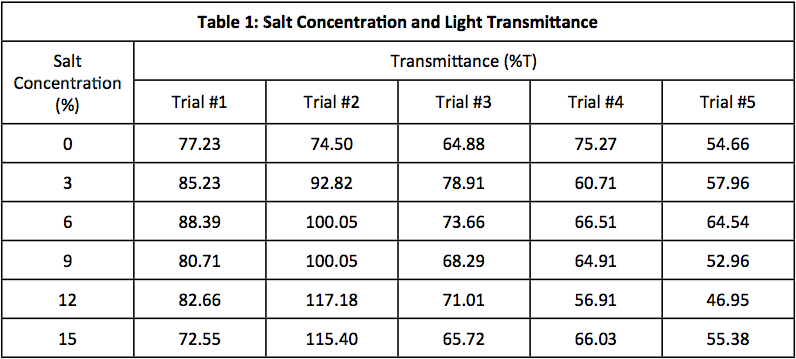
#> input picture AI/OpenCV/data-table-example1.png, 796 x 359 px
$ jupyter execute --allow-errors 3_OpenCV_Extract_Information_From_Table_Images.ipynb   (shell and % lines are left out)
#> lines starting #> are read from the running program, lines starting #| are printed output that depends on the picture; after the words box and inside, x2 and y2 are one past the last pixel; in counts of white or black regions, pixels touching at a corner belong together
# **Extract Information from Table Images**

The purpose of this article is to extract information from a tabular image and store them directly as excel files. There are three steps to do this:

> * Detecting the cells in the image
> * Retrieving cells position
> * Text extraction and placing in the cells

## **Data loading**

Before we get into the implementation we will choose the image from which we need to extract the images. Let us choose a simple table with a few columns. The image I have selected is shown below.

This table contains information about salt concentration in some experiments and their results are noted. You can download this by clicking on the [link](https://mrkremerscience.com/2013/08/28/making-scientific-data-tables/).

Now, we will import the required libraries and load the dataset

[cell 1]

import IPython
IPython.Application.instance().kernel.do_shutdown(True)

[cell 2]
import cv2
import numpy as np
import pandas as pd
import matplotlib.pyplot as plt

[cell 3]
# !wget https://mrkremerscience.files.wordpress.com/2013/08/data-table-example1.png

[cell 4]
sample=r'data-table-example1.png'
read_image= cv2.imread(sample,0)
#> read_image: shape (359, 796); min 0, max 255, mean 231.8

After importing the data and loading it, we will now start with the first step.

## **Detecting the cells**

For the purpose of converting an image to excel we need to first detect the cells that are the horizontal and vertical lines that form the cells. To do this, we need to first convert the image to binary and turn them into grayscale with OpenCV.

[cell 5]
convert_bin,grey_scale = cv2.threshold(read_image,128,255,cv2.THRESH_BINARY | cv2.THRESH_OTSU)
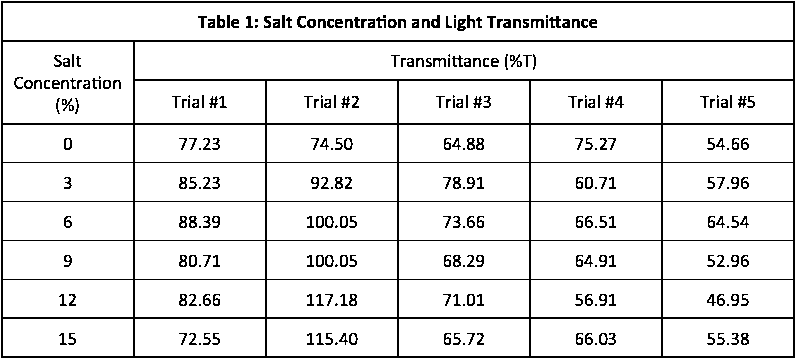
#> grey_scale: shape (359, 796); 90.4% white; black in thin lines or dots
#> convert_bin = 147
grey_scale = 255-grey_scale
#> grey_scale: shape (359, 796); 9.6% white in thin lines or dots
#> (the rest of this cell did not finish here and is left out)

Here, we have converted the image into a binary format. Now let us define two kernels to extract the horizontal and vertical lines from these cells.

For the horizontal lines, we will do the following. We will first get the entire image dimensions and then using the OpenCV structural element function we will get the horizontal lines.

[cell 6]
length = np.array(read_image).shape[1]//100
#> length = 7
horizontal_kernel = cv2.getStructuringElement(cv2.MORPH_RECT, (length, 1))

Now, using the erode and dilate function we will apply it to our image and detect and extract the horizontal lines.

[cell 7]
horizontal_detect = cv2.erode(grey_scale, horizontal_kernel, iterations=3)
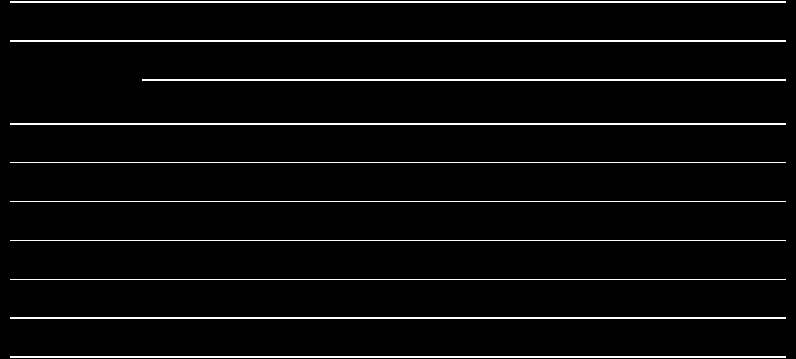
#> horizontal_detect: shape (359, 796); 4.3% white in thin lines or dots
hor_line = cv2.dilate(horizontal_detect, horizontal_kernel, iterations=3)
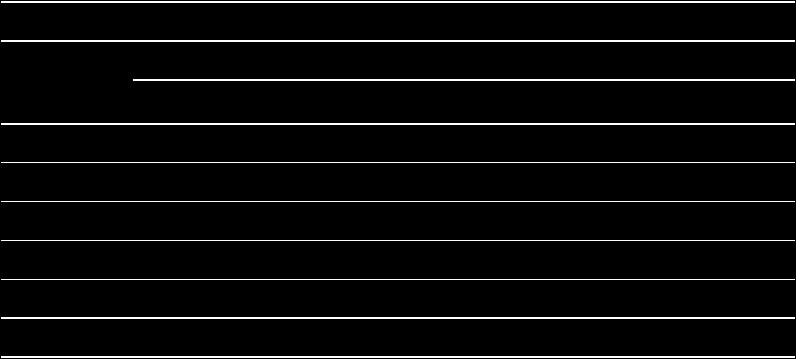
#> hor_line: shape (359, 796); 4.4% white in thin lines or dots
#> (the rest of this cell did not finish here and is left out)

In the same way, we will repeat these steps to detect the vertical lines by building another kernel.

[cell 8]
vertical_kernel = cv2.getStructuringElement(cv2.MORPH_RECT, (1, length))
#> vertical_kernel = [1, 1, 1, 1, 1, 1, 1]
vertical_detect = cv2.erode(grey_scale, vertical_kernel, iterations=3)
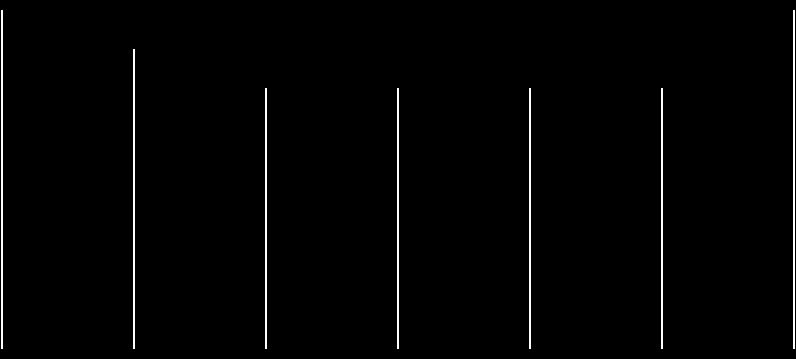
#> vertical_detect: shape (359, 796); 1.4% white in thin lines or dots
ver_lines = cv2.dilate(vertical_detect, vertical_kernel, iterations=3)
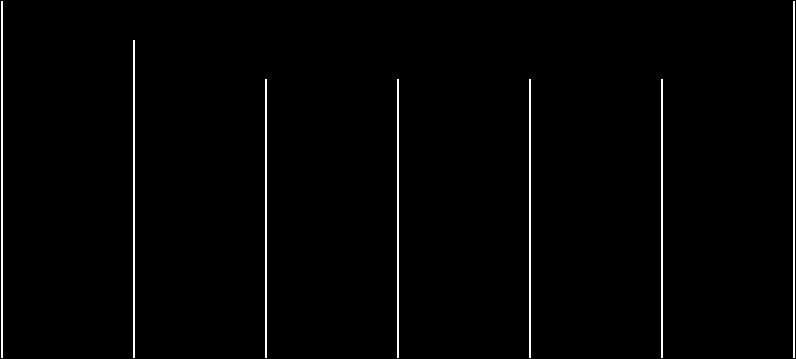
#> ver_lines: shape (359, 796); 1.5% white in thin lines or dots
#> (the rest of this cell did not finish here and is left out)

Once we have these ready, all we need to do is combine them and make them into a grid-like structure and get a clear tabular representation without the content inside. To do this, we will first combine the vertical and horizontal lines and create a final rectangular kernel. Then we will convert the image back from greyscale to white.

[cell 9]
final = cv2.getStructuringElement(cv2.MORPH_RECT, (2, 2))
combine = cv2.addWeighted(ver_lines, 0.5, hor_line, 0.5, 0.0)
combine = cv2.erode(~combine, final, iterations=2)
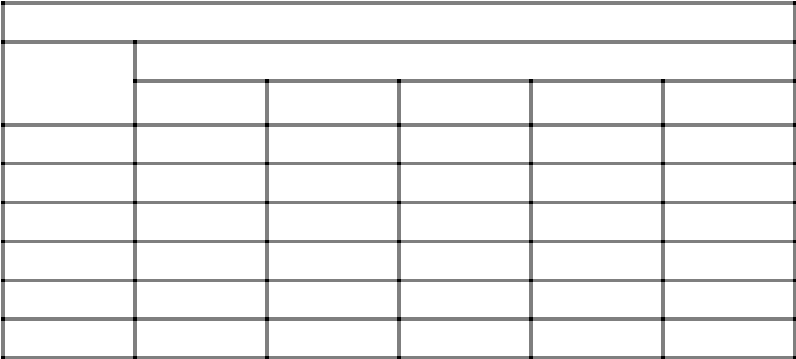
#> combine: shape (359, 796); min 0, max 255, mean 239.1
thresh, combine = cv2.threshold(combine,128,255, cv2.THRESH_BINARY | cv2.THRESH_OTSU)
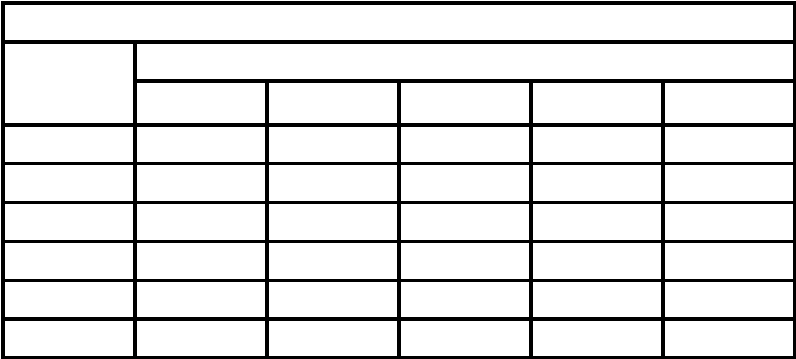
#> combine: shape (359, 796); 87.8% white; 1 black region
#> thresh = 127
convert_xor = cv2.bitwise_xor(read_image,combine)
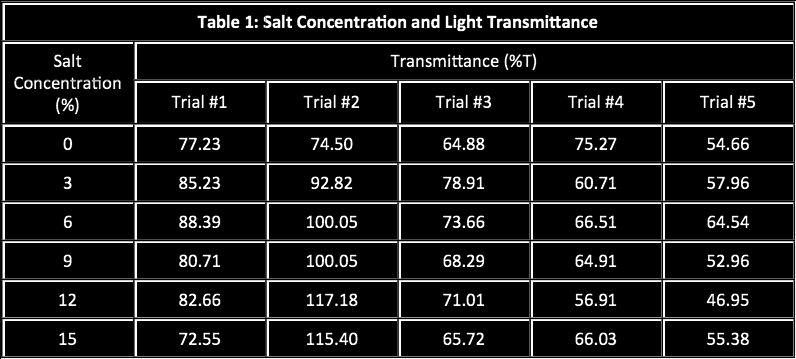
#> convert_xor: shape (359, 796); min 0, max 255, mean 28.5
inverse = cv2.bitwise_not(convert_xor)
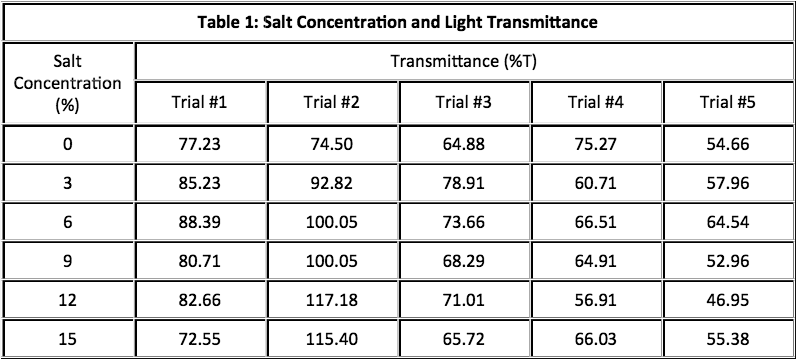
#> inverse: shape (359, 796); min 0, max 255, mean 226.5
#> (the rest of this cell did not finish here and is left out)

This shows the final combined table where the cells are present.

## **Retrieving the cell positions**

Now that we have our empty table ready, we need to find the right location to add the text. That is the column and the row where the text needs to be inserted. To do this, we need to get bounding boxes around each cell. Contours are the best way to highlight the cell lines and determine the bounding boxes. Let us now write a function to get the contours and the bounding box. It is also important to make sure the contours are read in a particular order which will be written in the function.

[cell 10]
cont, _ = cv2.findContours(combine, cv2.RETR_TREE, cv2.CHAIN_APPROX_SIMPLE)
#> cont = 45 contours, 1 with area under 20; largest, box (x1, y1, x2, y2) and area: (5, 5, 793, 40) 26758, (137, 44, 793, 79) 22270, (5, 44, 133, 123) 9906, (665, 83, 793, 123) 4953, (533, 83, 661, 123) 4953
def get_boxes(num, method="left-to-right"):
#> called with method = 'top-to-bottom'
    invert = False
    flag = 0
    if method == "right-to-left" or method == "bottom-to-top":
        invert = True
    if method == "top-to-bottom" or method == "bottom-to-top":
        flag = 1
    boxes = [cv2.boundingRect(c) for c in num]
#> boxes = 45 items, first 6: (665, 321, 128, 35), (533, 321, 128, 35), (401, 321, 128, 35), (269, 321, 128, 35), (137, 321, 128, 35), (5, 321, 128, 35)
    (num, boxes) = zip(*sorted(zip(num, boxes),key=lambda b:b[1][1], reverse=invert))
#> num has the same summary as cont outside get_boxes; boxes = 45 items, first 6: (0, 0, 796, 359), (5, 5, 788, 35), (137, 44, 656, 35), (5, 44, 128, 79), (665, 83, 128, 40), (533, 83, 128, 40)
    return (num, boxes)
cont, boxes = get_boxes(cont, method="top-to-bottom")

Next, we will retrieve the dimensions of each contour and store them. Since these contours and rectangles, we will have 4 sides. We need to set the dimensions which are up to the user. Here I have set the width to be 500 and height to be 500. These values depend on the size of the image.

[cell 11]
final_box = []
for c in cont:
    s1, s2, s3, s4 = cv2.boundingRect(c)
    if (s3<500 and s4<500):
        rectangle_img = cv2.rectangle(read_image,(s1,s2),(s1+s3,s2+s4),(0,255,0),2)
        final_box.append([s1,s2,s3,s4])
#> this loop made 45 passes
#> (c, s1, s2, s3, s4) on passes 2 to 11: ([[5, 5], [5, 39], [792, 39], [792, 5]], 5, 5, 788, 35), ([[137, 44], [137, 78], [792, 78], [792, 44]], 137, 44, 656, 35), ([[5, 44], [5, 122], [132, 122], [132, 44]], 5, 44, 128, 79), ([[665, 83], [665, 122], [792, 122], [792, 83]], 665, 83, 128, 40), ([[533, 83], [533, 122], [660, 122], [660, 83]], 533, 83, 128, 40), ([[401, 83], [401, 122], [528, 122], [528, 83]], 401, 83, 128, 40), ([[269, 83], [269, 122], [396, 122], [396, 83]], 269, 83, 128, 40), ([[137, 83], [137, 122], [264, 122], [264, 83]], 137, 83, 128, 40), ([[665, 127], [665, 161], [792, 161], [792, 127]], 665, 127, 128, 35), ([[533, 127], [533, 161], [660, 161], [660, 127]], 533, 127, 128, 35)
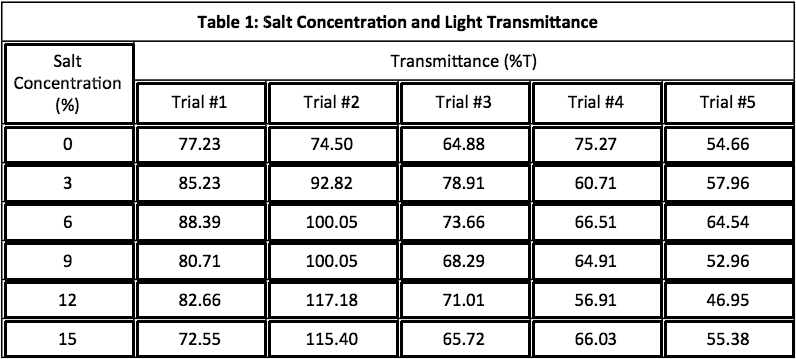
#> read_image: shape (359, 796); min 0, max 255, mean 204.4
#> after the loop, final_box = 42 items, first 6: [5, 44, 128, 79], [665, 83, 128, 40], [533, 83, 128, 40], [401, 83, 128, 40], [269, 83, 128, 40], [137, 83, 128, 40]
#> (the rest of this cell did not finish here and is left out)

You can see the boxes are highlighted as shown above and we have the position of each cell of the image stored in the list. But we also need the location of each of the cells so that they can be extracted in order. To get the location we will take the average value of the boxes and then add the height and width with them. Then we will sort them into respective boxes and find the midpoint of these boxes so that they can be aligned well.

[cell 12]
dim = [boxes[i][3] for i in range(len(boxes))]
#> dim = 45 values, max 359 at index 0, min 35 at index 1, mean 44.13
avg = np.mean(dim)
#> avg = 44.13
hor=[]
ver=[]
for i in range(len(final_box)):
    if(i==0):
        ver.append(final_box[i])
        last=final_box[i]
    else:
        if(final_box[i][1]<=last[1]+avg/2):
            ver.append(final_box[i])
            last=final_box[i]
            if(i==len(final_box)-1):
                hor.append(ver)
        else:
            hor.append(ver)
            ver=[]
            last = final_box[i]
            ver.append(final_box[i])
#> this loop made 42 passes
#> last on passes 1 to 12: [5, 44, 128, 79], [665, 83, 128, 40], [533, 83, 128, 40], [401, 83, 128, 40], [269, 83, 128, 40], [137, 83, 128, 40], [665, 127, 128, 35], [533, 127, 128, 35], [401, 127, 128, 35], [269, 127, 128, 35], [137, 127, 128, 35], [5, 127, 128, 35]
#> after the loop, hor = 8 items
total = 0
for i in range(len(hor)):
    total = len(hor[i])
    if total > total:
        total = total
#> this loop made 8 passes
#> total on passes 1 to 8: 1, 5, 6, 6, 6, 6, 6, 6
mid = [int(hor[i][j][0]+hor[i][j][2]/2) for j in range(len(hor[i])) if hor[0]]
#> mid = [729, 597, 465, 333, 201, 69]
mid=np.array(mid)
mid.sort()

## **Value Extraction**

Since we have the boxes, and the dimensions along with the midpoint we can now move on to our text extraction. But before that, we will make sure that our cells are in the correct order. To do this, follow these steps.

[cell 13]
order = []
for i in range(len(hor)):
    arrange=[]
    for k in range(total):
        arrange.append([])
    for j in range(len(hor[i])):
        sub = abs(mid-(hor[i][j][0]+hor[i][j][2]/4))
        lowest = min(sub)
        idx = list(sub).index(lowest)
        arrange[idx].append(hor[i][j])
    order.append(arrange)
#> this loop made 8 passes
#> after the loop, order = 8 items

$ run again, with AI/OpenCV/easypuzzle.png copied over AI/OpenCV/data-table-example1.png
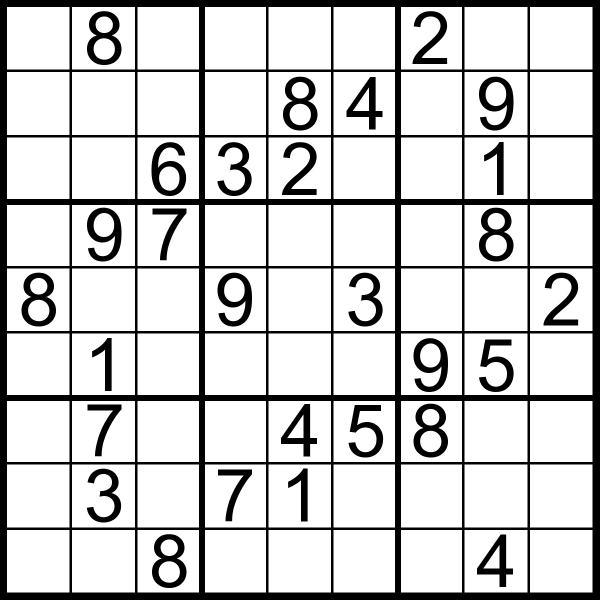
#> input picture AI/OpenCV/easypuzzle.png, 1200 x 1200 px (shown at 1/2 size)
#> read_image is the input picture: shape (1200, 1200); min 0, max 255, mean 206.7
#> convert_bin = 127
#> `grey_scale = 255-grey_scale`:
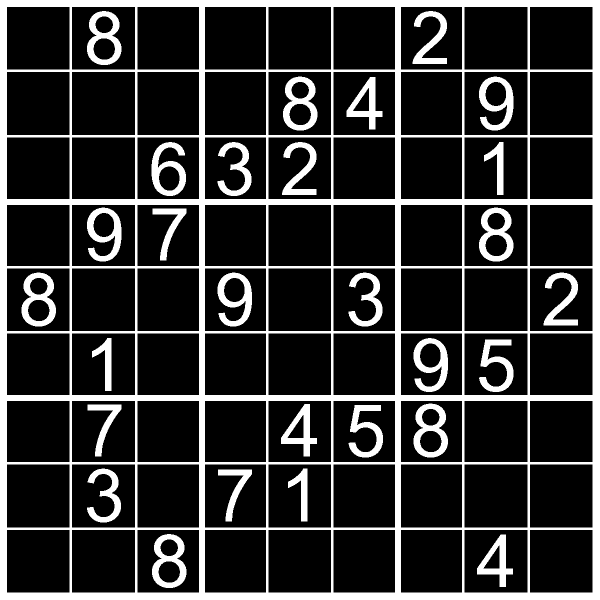
#> grey_scale: shape (1200, 1200) (shown at 1/2 size); 18.9% white; 29 white regions, largest, box (x1, y1, x2, y2) and area: (0, 0, 1200, 1200) 192311, (174, 22, 243, 130) 3493, (566, 153, 635, 261) 3493
#> horizontal_detect: shape (1200, 1200); 7.5% white; 76 white regions (3 under 20 px), largest, box (x1, y1, x2, y2) and area: (0, 1185, 1200, 1200) 18000, (0, 0, 1200, 14) 16800, (0, 398, 1200, 410) 14400
#> vertical_detect: shape (1200, 1200); 7.7% white; 69 white regions (3 under 20 px), largest, box (x1, y1, x2, y2) and area: (1185, 0, 1200, 1200) 18000, (0, 0, 14, 1200) 16800, (398, 0, 410, 1200) 14400
#> `cont, _ = cv2.findContours(combine, cv2.RETR_TREE, cv2.CHAIN_APPROX_SI..`: cont = 132 contours; largest, box (x1, y1, x2, y2) and area: (931, 931, 1055, 1055) 15129, (146, 931, 270, 1055) 15129, (931, 146, 1055, 270) 15129, (146, 146, 270, 270) 15129, (931, 1062, 1055, 1185) 15006
#> in get_boxes, `boxes = [cv2.boundingRect(c) for c in num]`: boxes = 132 items, first 6: (1062, 1062, 123, 123), (931, 1062, 124, 123), (956, 1071, 76, 109), (804, 1062, 120, 123), (669, 1062, 121, 123), (539, 1062, 123, 123)
#> in get_boxes, `(num, boxes) = zip(*sorted(zip(num, boxes),key=lambda b:b[1][1], rever..`: num = 132 contours; largest, box (x1, y1, x2, y2) and area: (931, 146, 1055, 270) 15129, (146, 146, 270, 270) 15129, (931, 931, 1055, 1055) 15129, (146, 931, 270, 1055) 15129, (931, 16, 1055, 139) 15006; boxes = 132 items, first 6: (1062, 16, 123, 123), (931, 16, 124, 123), (804, 16, 120, 123), (669, 16, 121, 123), (539, 16, 123, 123), (412, 16, 120, 123)
#> `cont, boxes = get_boxes(cont, method="top-to-bottom")`: cont has the same summary as num in get_boxes
#> the loop `for c in cont:` made 132 passes
#> (s1, s2, s3, s4) on passes 10, 11, 14, 24, 25, 26, 39, 40: (837, 25, 56, 60), (177, 25, 64, 104), (827, 115, 73, 16), (695, 156, 76, 109), (569, 156, 64, 104), (960, 157, 69, 103), (993, 286, 17, 110), (576, 287, 56, 60)
#> after the loop `for c in cont:`:
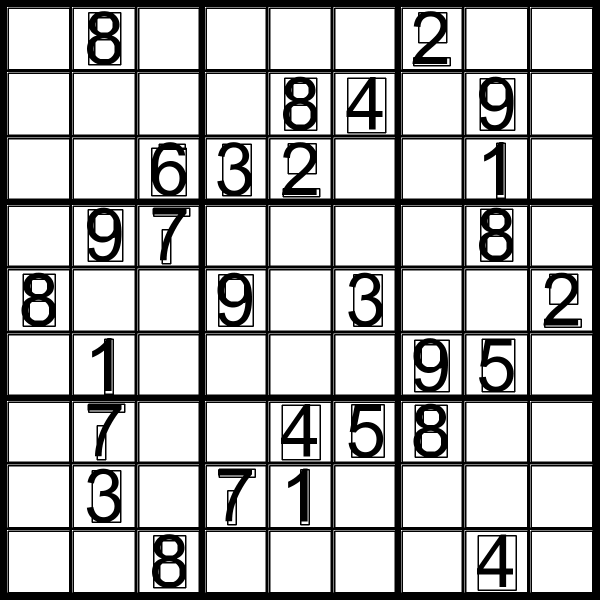
#> read_image: shape (1200, 1200) (shown at 1/2 size); 7.18% of pixels changed, all inside (x1, y1, x2, y2) = (15, 15, 1185, 1185)
#> after the loop `for c in cont:`: final_box = 132 items, first 6: [1062, 16, 123, 123], [931, 16, 124, 123], [804, 16, 120, 123], [669, 16, 121, 123], [539, 16, 123, 123], [412, 16, 120, 123]
#> dim = 132 values, max 124 at index 14, min 10 at index 41, mean 100.7
#> avg = 100.7
#> the loop `for i in range(len(final_box)):` made 132 passes
#> after the loop `for i in range(len(final_box)):`: hor = 7 items
#> the loop `for i in range(len(hor)):` made 7 passes
#> total on passes 1 to 7: 29, 14, 17, 30, 16, 13, 13
#> mid = [1123, 993, 864, 729, 600, 472, 337, 208, 77, 994, 339, 339, 339]
#> the loop `for i in range(len(hor)):` made 7 passes
#> after the loop `for i in range(len(hor)):`: order = 7 items
